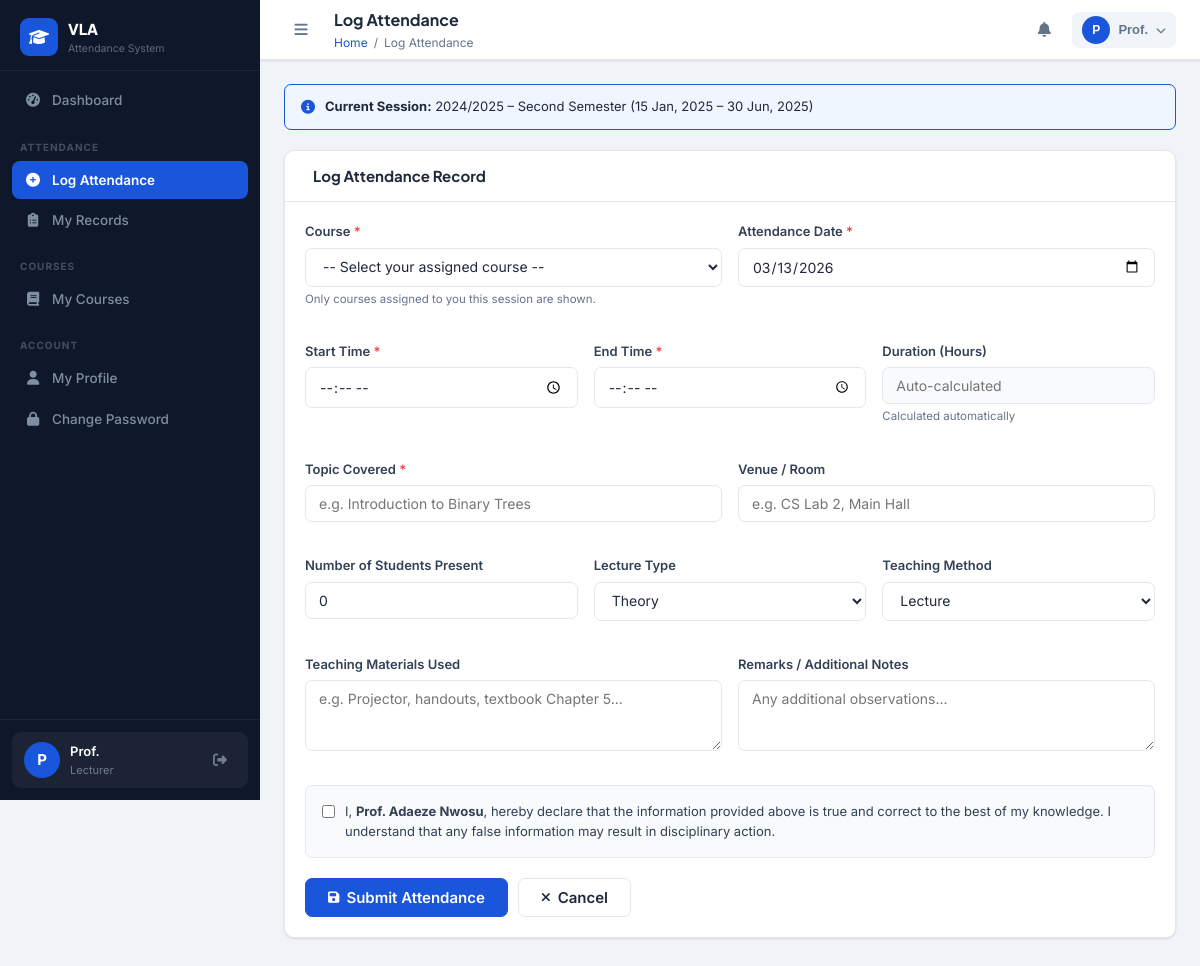
The app's page /lecturer/log_attendance.php (signed in) with its own data.
### tables this page shows
CREATE TABLE IF NOT EXISTS users (
    id INT AUTO_INCREMENT PRIMARY KEY,
    full_name VARCHAR(150) NOT NULL,
    email VARCHAR(150) NOT NULL UNIQUE,
    phone VARCHAR(20),
    password VARCHAR(255) NOT NULL,
    role ENUM('admin','hod','lecturer') NOT NULL DEFAULT 'lecturer',
    department_id INT,
    staff_id VARCHAR(50) UNIQUE,
    gender ENUM('male','female','other'),
    qualification VARCHAR(200),
    specialization VARCHAR(200),
    profile_photo VARCHAR(255) DEFAULT 'default.png',
    status ENUM('active','inactive','suspended') DEFAULT 'active',
    last_login DATETIME,
    reset_token VARCHAR(100),
    reset_expires DATETIME,
    created_at TIMESTAMP DEFAULT CURRENT_TIMESTAMP,
    updated_at TIMESTAMP DEFAULT CURRENT_TIMESTAMP ON UPDATE CURRENT_TIMESTAMP,
    FOREIGN KEY (department_id) REFERENCES departments(id) ON DELETE SET NULL
);

CREATE TABLE IF NOT EXISTS academic_sessions (
    id INT AUTO_INCREMENT PRIMARY KEY,
    session_name VARCHAR(50) NOT NULL,   
    semester ENUM('first','second','summer') NOT NULL,
    start_date DATE,
    end_date DATE,
    is_current TINYINT(1) DEFAULT 0,
    created_at TIMESTAMP DEFAULT CURRENT_TIMESTAMP
);

### includes/functions.php (called while the page is built, shortened)
<?php
if (!function_exists('clean')) {
    function clean(string $str): string {
        return htmlspecialchars(trim($str), ENT_QUOTES, 'UTF-8');
    }
}
if (!function_exists('formatDate')) {
    function formatDate(string $date, string $fmt = 'd M, Y'): string {
        return $date ? date($fmt, strtotime($date)) : '—';
    }
}
if (!function_exists('getCurrentUser')) {
    function getCurrentUser(): ?array {
        $conn = getDBConnection();
        $uid = (int)$_SESSION['user_id'];
        $r = $conn->query("SELECT u.*, d.name as dept_name, d.code as dept_code
            FROM users u LEFT JOIN departments d ON u.department_id = d.id
            WHERE u.id = $uid LIMIT 1");
        return $r ? $r->fetch_assoc() : null;
    }
}
if (!function_exists('getCurrentSession')) {
    function getCurrentSession(): ?array {
        $conn = getDBConnection();
        $r = $conn->query("SELECT * FROM academic_sessions WHERE is_current = 1 LIMIT 1");
        return $r && $r->num_rows ? $r->fetch_assoc() : null;
    }
}

### lecturer/log_attendance.php (the view, shortened to what this page needs)
<?php
require_once '../includes/functions.php';
$pageTitle = 'Log Attendance';
$session = getCurrentSession();
$sidebarItems = [
    ['url'=>'lecturer/dashboard.php','icon'=>'fas fa-tachometer-alt','label'=>'Dashboard'],
    ['divider'=>'Attendance'],
    ['url'=>'lecturer/log_attendance.php','icon'=>'fas fa-plus-circle','label'=>'Log Attendance','active'=>true],
    ['url'=>'lecturer/my_attendance.php','icon'=>'fas fa-clipboard-list','label'=>'My Records'],
    ['divider'=>'Courses'],
    ['url'=>'lecturer/my_courses.php','icon'=>'fas fa-book','label'=>'My Courses'],
    ['divider'=>'Account'],
    ['url'=>'lecturer/profile.php','icon'=>'fas fa-user','label'=>'My Profile'],
    ['url'=>'lecturer/change_password.php','icon'=>'fas fa-lock','label'=>'Change Password'],
];
$breadcrumb = [['label'=>'Log Attendance']];
include '../includes/header.php';
?>
<div style="background:var(--primary-light);border:1.5px solid var(--primary);border-radius:var(--radius-sm);padding:12px 16px;margin-bottom:20px;display:flex;align-items:center;gap:10px">
  <i class="fas fa-info-circle" style="color:var(--primary)"></i>
  <span style="font-size:13px"><strong>Current Session:</strong> <?= clean($session['session_name']) ?> – <?= ucfirst($session['semester']) ?> Semester
    (<?= formatDate($session['start_date']) ?> – <?= formatDate($session['end_date']) ?>)</span>
</div>
<div class="card">
  <div class="card-header">
    <span class="card-title"><i class="fas fa-clipboard-plus"></i> Log Attendance Record</span>
  </div>
  <div class="card-body">
    <form method="POST">
      <div class="form-grid-2 mb-3">
        <div class="form-group">
          <label>Course <span class="req">*</span></label>
          <select name="course_id" class="form-control" required>
            <option value="">-- Select your assigned course --</option>
          </select>
          <div class="form-hint">Only courses assigned to you this session are shown.</div>
        </div>
        <div class="form-group">
          <label>Attendance Date <span class="req">*</span></label>
          <input type="date" name="attendance_date" class="form-control" required data-today
                 value="<?= clean($_POST['attendance_date'] ?? date('Y-m-d')) ?>" max="<?= date('Y-m-d') ?>">
        </div>
      </div>
      <div class="form-grid-3 mb-3">
        <div class="form-group">
          <label>Start Time <span class="req">*</span></label>
          <input type="time" id="start_time" name="start_time" class="form-control" required
                 value="<?= clean($_POST['start_time'] ?? '') ?>">
        </div>
        <div class="form-group">
          <label>End Time <span class="req">*</span></label>
          <input type="time" id="end_time" name="end_time" class="form-control" required
                 value="<?= clean($_POST['end_time'] ?? '') ?>">
        </div>
        <div class="form-group">
          <label>Duration (Hours)</label>
          <input type="number" id="duration_hours" name="duration_hours" class="form-control" step="0.01" readonly
                 placeholder="Auto-calculated" value="<?= clean($_POST['duration_hours'] ?? '') ?>"
                 style="background:var(--gray-50)">
          <div class="form-hint">Calculated automatically</div>
        </div>
      </div>
      <div class="form-grid-2 mb-3">
        <div class="form-group">
          <label>Topic Covered <span class="req">*</span></label>
          <input type="text" name="topic_covered" class="form-control" required
                 placeholder="e.g. Introduction to Binary Trees"
                 value="<?= clean($_POST['topic_covered'] ?? '') ?>">
        </div>
        <div class="form-group">
          <label>Venue / Room</label>
          <input type="text" name="venue" class="form-control"
                 placeholder="e.g. CS Lab 2, Main Hall"
                 value="<?= clean($_POST['venue'] ?? '') ?>">
        </div>
      </div>
      <div class="form-grid-3 mb-3">
        <div class="form-group">
          <label>Number of Students Present</label>
          <input type="number" name="students_present" class="form-control" min="0"
                 value="<?= clean($_POST['students_present'] ?? 0) ?>">
        </div>
        <div class="form-group">
          <label>Lecture Type</label>
          <select name="lecture_type" class="form-control">
            <option value="theory"     <?= (($_POST['lecture_type'] ?? '') === 'theory')     ? 'selected' : '' ?>>Theory</option>
          </select>
        </div>
        <div class="form-group">
          <label>Teaching Method</label>
          <select name="teaching_method" class="form-control">
            <option value="lecture"      <?= (($_POST['teaching_method'] ?? '') === 'lecture')      ? 'selected' : '' ?>>Lecture</option>
          </select>
        </div>
      </div>
      <div class="form-grid-2 mb-3">
        <div class="form-group">
          <label>Teaching Materials Used</label>
          <textarea name="materials_used" class="form-control" rows="3"
                    placeholder="e.g. Projector, handouts, textbook Chapter 5..."><?= clean($_POST['materials_used'] ?? '') ?></textarea>
        </div>
        <div class="form-group">
          <label>Remarks / Additional Notes</label>
          <textarea name="remarks" class="form-control" rows="3"
                    placeholder="Any additional observations..."><?= clean($_POST['remarks'] ?? '') ?></textarea>
        </div>
      </div>
      <div style="background:var(--gray-50);border:1.5px solid var(--gray-200);border-radius:var(--radius-sm);padding:16px;margin-bottom:20px">
        <label style="display:flex;align-items:flex-start;gap:10px;cursor:pointer">
          <input type="checkbox" name="declaration" required style="margin-top:3px;accent-color:var(--primary)">
          <span style="font-size:13px;color:var(--gray-700)">
            I, <strong><?= clean($user['full_name']) ?></strong>, hereby declare that the information provided above is true and correct to the best of my knowledge. I understand that any false information may result in disciplinary action.
          </span>
        </label>
      </div>
      <div class="btn-group">
        <button type="submit" class="btn btn-primary btn-lg"><i class="fas fa-save"></i> Submit Attendance</button>
        <a href="dashboard.php" class="btn btn-outline btn-lg"><i class="fas fa-times"></i> Cancel</a>
      </div>
    </form>
  </div>
</div>
<?php include '../includes/footer.php'; ?>

### includes/header.php (shortened to what this page needs)
<?php
$user = getCurrentUser();
$roleDashboard = [
    'admin'    => BASE_URL . 'admin/dashboard.php',
    'hod'      => BASE_URL . 'hod/dashboard.php',
    'lecturer' => BASE_URL . 'lecturer/dashboard.php',
];
$dashLink = $roleDashboard[$_SESSION['role'] ?? ''] ?? BASE_URL . 'index.php';
?>
<!DOCTYPE html>
<html lang="en">
<head>
<link rel="stylesheet" href="https://cdnjs.cloudflare.com/ajax/libs/font-awesome/6.4.2/css/all.min.css">
<link rel="stylesheet" href="<?= BASE_URL ?>assets/css/style.css">
</head>
<body>
<aside class="sidebar" id="sidebar">
  <div class="sidebar-brand">
    <div class="brand-icon"><i class="fas fa-graduation-cap"></i></div>
    <div class="brand-text">
      <span class="brand-name">VLA</span>
      <span class="brand-sub">Attendance System</span>
    </div>
  </div>
  <nav class="sidebar-nav">
    <?php if (isset($sidebarItems) && is_array($sidebarItems)): ?>
      <?php foreach ($sidebarItems as $item): ?>
        <?php if (isset($item['divider'])): ?>
          <div class="nav-divider"><?= clean($item['divider']) ?></div>
        <?php else: ?>
          <a href="<?= BASE_URL . $item['url'] ?>" class="nav-item <?= (isset($item['active']) && $item['active']) ? 'active' : '' ?>">
            <i class="<?= $item['icon'] ?>"></i>
            <span><?= clean($item['label']) ?></span>
          </a>
        <?php endif ?>
      <?php endforeach ?>
    <?php endif ?>
  </nav>
  <div class="sidebar-footer">
    <div class="user-card">
      <div class="user-avatar">
        <?= strtoupper(substr($user['full_name'] ?? 'U', 0, 1)) ?>
      </div>
      <div class="user-info">
        <span class="user-name"><?= clean(explode(' ', $user['full_name'] ?? 'User')[0]) ?></span>
        <span class="user-role"><?= ucfirst($_SESSION['role'] ?? '') ?></span>
      </div>
      <a href="<?= BASE_URL ?>logout.php" class="logout-btn" title="Logout"><i class="fas fa-sign-out-alt"></i></a>
    </div>
  </div>
</aside>
<div class="main-wrapper" id="mainWrapper">
  <header class="topbar">
    <button class="sidebar-toggle" id="sidebarToggle">
      <i class="fas fa-bars"></i>
    </button>
    <div class="topbar-title">
      <h1 class="page-title"><?= isset($pageTitle) ? clean($pageTitle) : 'Dashboard' ?></h1>
      <?php if (isset($breadcrumb)): ?>
        <nav class="breadcrumb-nav">
          <a href="<?= $dashLink ?>">Home</a>
          <?php foreach ($breadcrumb as $crumb): ?>
            <span class="sep">/</span>
            <?php if (isset($crumb['url'])): ?>
              <a href="<?= BASE_URL . $crumb['url'] ?>"><?= clean($crumb['label']) ?></a>
            <?php else: ?>
              <span><?= clean($crumb['label']) ?></span>
            <?php endif ?>
          <?php endforeach ?>
        </nav>
      <?php endif ?>
    </div>
    <div class="topbar-actions">
      <div class="notif-wrapper">
        <button class="icon-btn notif-btn" id="notifBtn">
          <i class="fas fa-bell"></i>
        </button>
      </div>
      <div class="profile-wrapper">
        <button class="icon-btn profile-btn" id="profileBtn">
          <div class="profile-avatar"><?= strtoupper(substr($user['full_name'] ?? 'U', 0, 1)) ?></div>
          <span class="profile-name"><?= clean(explode(' ', $user['full_name'] ?? 'User')[0]) ?></span>
          <i class="fas fa-chevron-down"></i>
        </button>
      </div>
    </div>
  </header>
  <main class="content-area">

### records on screen
users: full_name "P", full_name "Prof.", full_name "Prof. Adaeze Nwosu"
academic_sessions: session_name "2024/2025", semester "Second", start_date "15 Jan, 2025", end_date "30 Jun, 2025"

### other values on screen
$item['label'] "Dashboard"
$item['divider'] "ATTENDANCE"
$item['label'] "Log Attendance"
$item['label'] "My Records"
$item['divider'] "COURSES"
$item['label'] "My Courses"
$item['divider'] "ACCOUNT"
$item['label'] "My Profile"
$item['label'] "Change Password"
$_SESSION['role'] "Lecturer"
$pageTitle "Log Attendance"
$crumb['label'] "Log Attendance"
